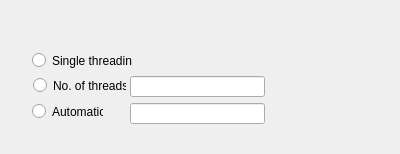
<?xml version="1.0" encoding="UTF-8"?>
<ui version="4.0">
 <class>Form</class>
 <widget class="QWidget" name="Form">
  <property name="geometry">
   <rect>
    <x>0</x>
    <y>0</y>
    <width>400</width>
    <height>154</height>
   </rect>
  </property>
  <property name="windowTitle">
   <string>Form</string>
  </property>
  <widget class="QRadioButton" name="AutomaticThread">
   <property name="geometry">
    <rect>
     <x>32</x>
     <y>103</y>
     <width>71</width>
     <height>17</height>
    </rect>
   </property>
   <property name="text">
    <string>Automatic</string>
   </property>
  </widget>
  <widget class="QRadioButton" name="SingleThread">
   <property name="geometry">
    <rect>
     <x>32</x>
     <y>52</y>
     <width>100</width>
     <height>17</height>
    </rect>
   </property>
   <property name="text">
    <string>Single threading</string>
   </property>
  </widget>
  <widget class="QRadioButton" name="NoOfThreads">
   <property name="geometry">
    <rect>
     <x>33</x>
     <y>77</y>
     <width>93</width>
     <height>17</height>
    </rect>
   </property>
   <property name="text">
    <string>No. of threads</string>
   </property>
  </widget>
  <widget class="QWidget" name="layoutWidget">
   <property name="geometry">
    <rect>
     <x>130</x>
     <y>76</y>
     <width>135</width>
     <height>48</height>
    </rect>
   </property>
   <layout class="QVBoxLayout" name="verticalLayout">
    <item>
     <widget class="QLineEdit" name="NoOfThreadsEdit"/>
    </item>
    <item>
     <widget class="QLineEdit" name="NoOfThreadsAuto"/>
    </item>
   </layout>
  </widget>
 </widget>
 <resources/>
 <connections/>
</ui>
